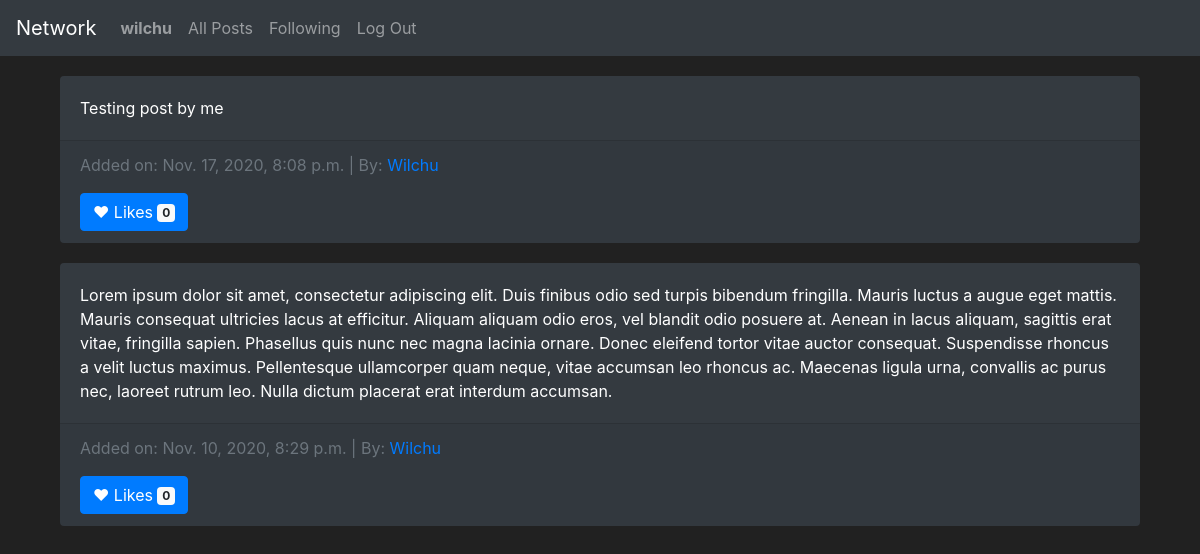
/following (signed in), run on an earlier commit of the app's database.
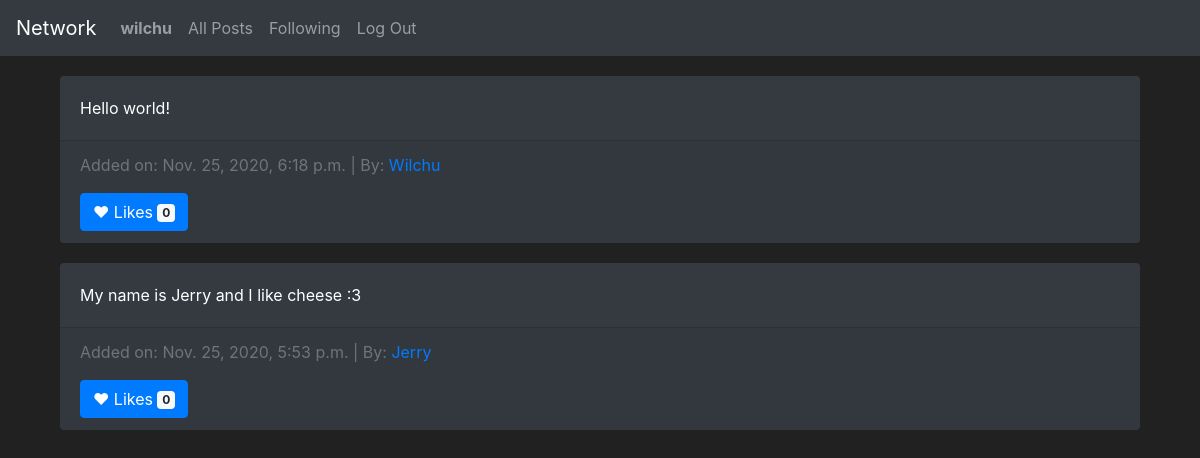
And on a later commit of the database.
### network/models.py (models this page shows, shortened)
class User(AbstractUser):
    followers = models.IntegerField(default=0)
    following = models.IntegerField(default=0)

class Posts(models.Model):
    post_owner = models.ForeignKey(User, on_delete=models.CASCADE, related_name="post_owner")
    post_content = models.CharField(max_length=2000)
    post_likes = models.IntegerField(default=0)
    post_date = models.DateTimeField(auto_now_add=True)

### network/views.py (the view)
# urls.py: path("following", views.following, name="following")
def following(request):
    if request.user.is_authenticated:
        followed_people = Follows.objects.filter(follower=request.user).values('target')
        return render(request, 'network/following.html', {
            "followers_posts": Posts.objects.filter(post_owner__in = followed_people)
        })
    else:
        return redirect('index')

### network/templates/network/following.html (shortened to what this page needs)
{% extends "network/layout.html" %}
{% block body %}
<section>
    <div class="container">
        {% for post in followers_posts %}
        <div class="card bg-dark text-white">
            <div class="card-body">
              <p class="card-text">{{ post.post_content }}</p>
            </div>
            <div class="card-footer text-muted">
              <p>Added on: {{ post.post_date }} | By: <a href="{% url 'profil' post.post_owner.id %}">{{ post.post_owner }}</a></p>
              <button type="button" class="btn btn-primary">
                &hearts; Likes <span class="badge badge-light">{{ post.post_likes }}</span>
              </button>
            </div>
        </div>
        {% empty %}
            <h2>No activity to display</h2>
        {% endfor %}
    </div>
</section>
{% endblock %}

### network/templates/network/layout.html (shortened to what this page needs)
{% load static %}
<!DOCTYPE html>
<html lang="en">
    <head>
        <link rel="stylesheet" href="https://stackpath.bootstrapcdn.com/bootstrap/4.4.1/css/bootstrap.min.css">
        <link href="{% static 'network/styles.css' %}" rel="stylesheet">
    </head>
    <body>
        <nav class="navbar navbar-expand-lg navbar-dark bg-dark">
            <a class="navbar-brand" href="#">Network</a>
            <div>
              <ul class="navbar-nav mr-auto">
                {% if user.is_authenticated %}
                    <li class="nav-item">
                        <a class="nav-link" href="{% url 'profil' user.id %}"><strong>{{ user.username }}</strong></a>
                    </li>
                {% endif %}
                <li class="nav-item">
                  <a class="nav-link" href="{% url 'index' %}">All Posts</a>
                </li>
                {% if user.is_authenticated %}
                    <li class="nav-item">
                        <a class="nav-link" href="{% url 'following' %}">Following</a>
                    </li>
                    <li class="nav-item">
                        <a class="nav-link" href="{% url 'logout' %}">Log Out</a>
                    </li>
                {% endif %}
              </ul>
            </div>
          </nav>
        <div class="body container">
            {% block body %}
            {% endblock %}
        </div>
    </body>
</html>

### network/static/network/styles.css (style rules this page uses)
body { background-color: #212121; color: #fff !important; }
.card { margin-top: 20px; border: none; }

What changed in the data, as far as the page shows it:
removed Posts: post_content "Testing post by me", post_date "Nov. 17, 2020, 8:08 p.m.", post_owner "Wilchu", post_likes "0"
removed Posts: post_content "Lorem ipsum dolor sit amet, consectetur adipiscing elit. Duis finibus odio sed turpis bibendum fringilla. Mauris luctus a augue eget mattis. Mauris consequat ultricies lacus at efficitur. Aliquam aliquam odio eros, vel blandit odio posuere at. Aenean in lacus aliquam, sagittis erat vitae, fringilla sapien. Phasellus quis nunc nec magna lacinia ornare. Donec eleifend tortor vitae auctor consequat. Suspendisse rhoncus a velit luctus maximus. Pellentesque ullamcorper quam neque, vitae accumsan leo rhoncus ac. Maecenas ligula urna, convallis ac purus nec, laoreet rutrum leo. Nulla dictum placerat erat interdum accumsan.", post_date "Nov. 10, 2020, 8:29 p.m.", post_owner "Wilchu", post_likes "0"
added Posts: post_content "Hello world!", post_date "Nov. 25, 2020, 6:18 p.m.", post_owner "Wilchu", post_likes "0"
added Posts: post_content "My name is Jerry and I like cheese :3", post_date "Nov. 25, 2020, 5:53 p.m.", post_owner "Jerry", post_likes "0"
